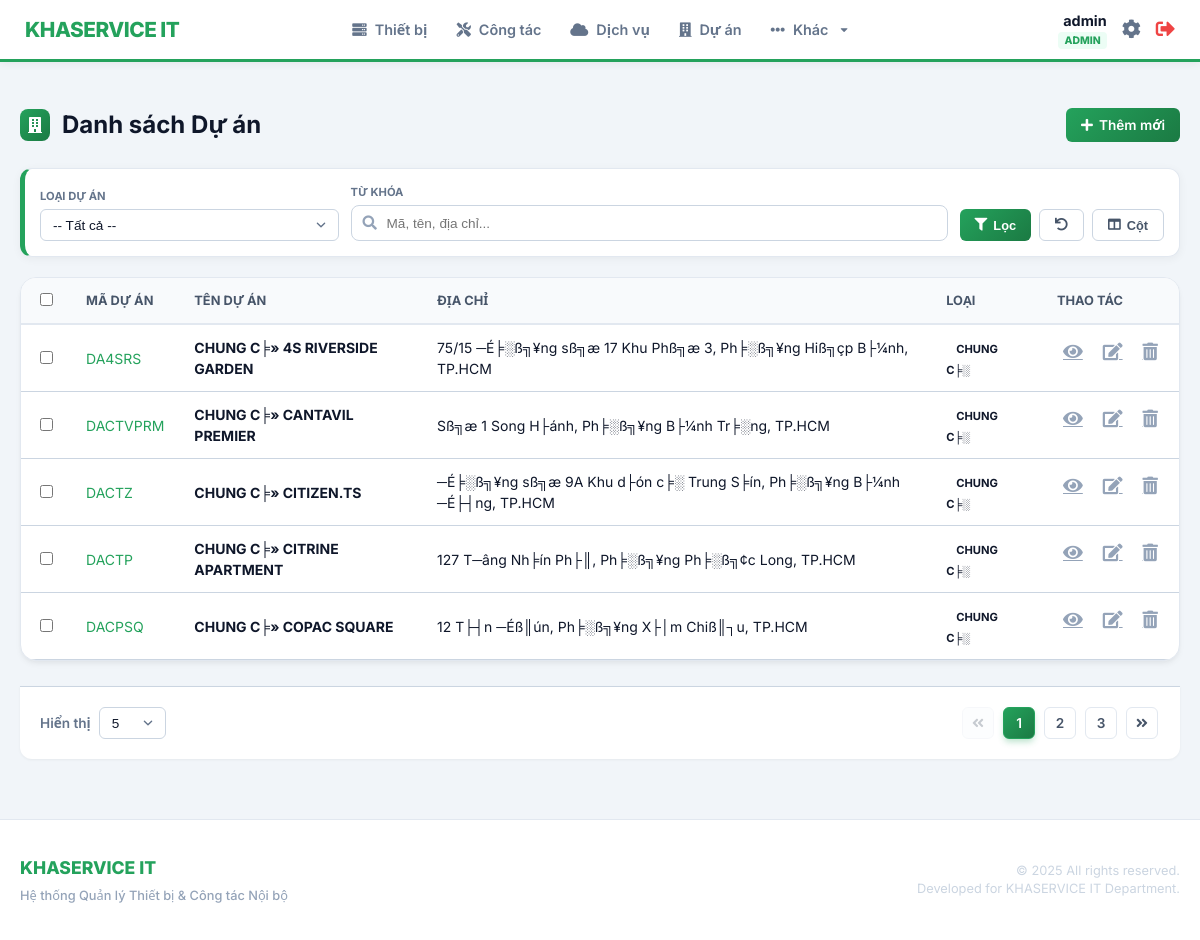
Page /index.php?page=projects/list (signed in) on the earlier database version.
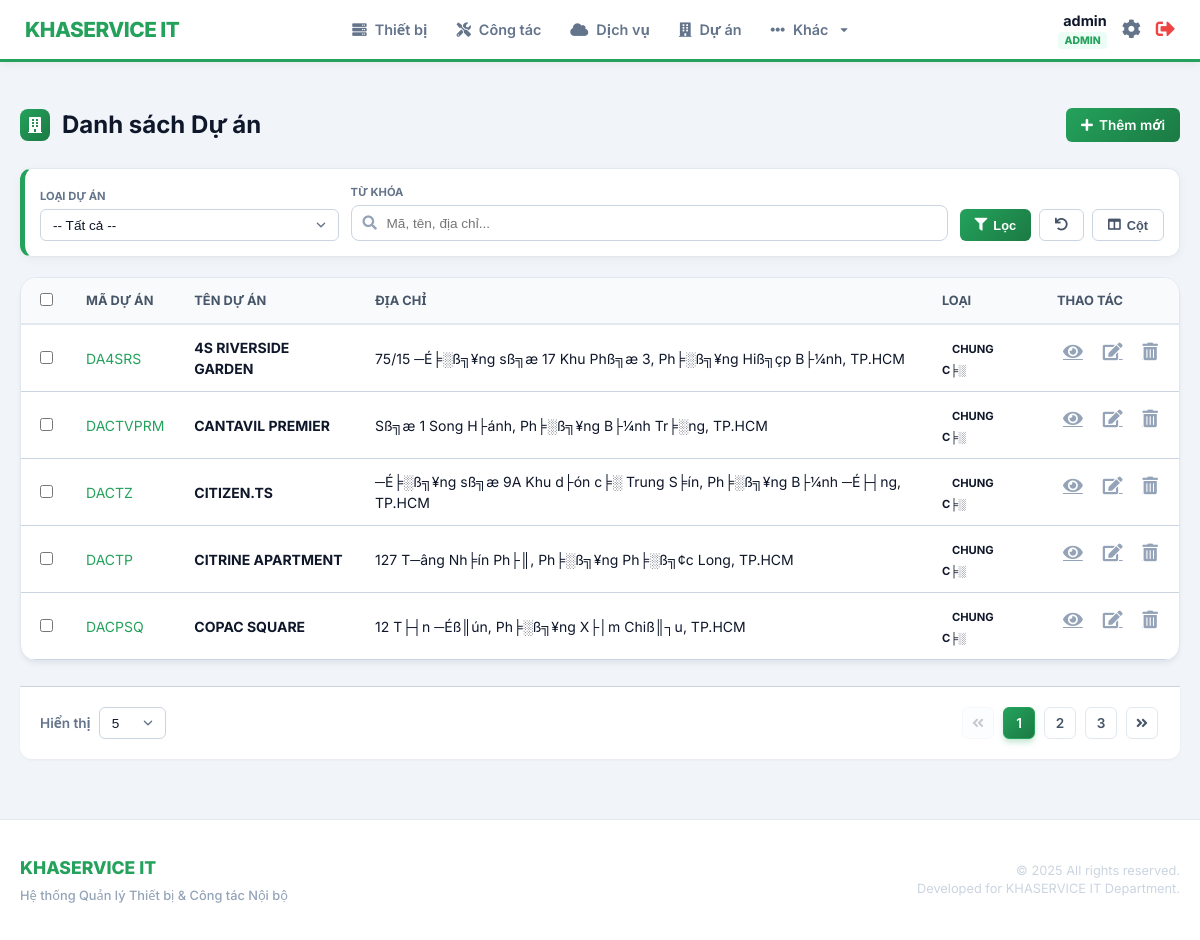
Same page on the later database version.
### tables this page shows
CREATE TABLE `projects` (
  `id` int(11) NOT NULL AUTO_INCREMENT,
  `ma_du_an` varchar(50) NOT NULL COMMENT 'M?? d??? ??n n???i b??? (VD: DA01, DA02)',
  `ten_du_an` varchar(255) NOT NULL COMMENT 'T??n d??? ??n / chung c??',
  `dia_chi_duong` varchar(255) DEFAULT NULL,
  `dia_chi_phuong_xa` varchar(100) DEFAULT NULL,
  `dia_chi_tinh_tp` varchar(100) DEFAULT NULL,
  `dia_chi` text DEFAULT NULL COMMENT '?????a ch??? d??? ??n',
  `loai_du_an` varchar(100) DEFAULT NULL COMMENT 'Lo???i d??? ??n (Chung c??, V??n ph??ng...)',
  `ghi_chu` text DEFAULT NULL COMMENT 'Ghi ch?? th??m',
  `deleted_at` timestamp NULL DEFAULT NULL,
  PRIMARY KEY (`id`)
);

### includes/auth.php (called while the page is built, shortened)
<?php
function isAdmin() {
    return isset($_SESSION['role']) && $_SESSION['role'] === 'admin';
}
function isIT() {
    return isset($_SESSION['role']) && ($_SESSION['role'] === 'it' || $_SESSION['role'] === 'admin');
}
?>

### modules/projects/list.php (the view, shortened to what the changed rows need)
<?php
$rows_per_page = (isset($_GET['limit']) && is_numeric($_GET['limit'])) ? (int)$_GET['limit'] : 5;
$current_page  = (isset($_GET['p']) && is_numeric($_GET['p'])) ? (int)$_GET['p'] : 1;
$where_clauses = ["deleted_at IS NULL"];
$where_sql = !empty($where_clauses) ? ' WHERE ' . implode(' AND ', $where_clauses) : '';
$offset = ($current_page - 1) * $rows_per_page;
$stmt = $pdo->prepare("SELECT * FROM projects $where_sql ORDER BY ten_du_an ASC LIMIT :limit OFFSET :offset");
$stmt->bindValue(':limit',  $rows_per_page, PDO::PARAM_INT);
$stmt->bindValue(':offset', $offset, PDO::PARAM_INT);
$stmt->execute();
$projects_list = $stmt->fetchAll(PDO::FETCH_ASSOC);
$all_columns = [
    'ma_du_an'   => ['label' => 'Mã Dự án', 'default' => true],
    'ten_du_an'  => ['label' => 'Tên Dự án', 'default' => true],
    'dia_chi'    => ['label' => 'Địa chỉ', 'default' => true],
    'loai_du_an' => ['label' => 'Loại', 'default' => true],
];
?>
<div class="page-header">
    <h2><i class="fas fa-building"></i> Danh sách Dự án</h2>
</div>
<form action="index.php?page=projects/export" method="POST" id="projects-form">
    <div class="table-container card">
        <table class="content-table" id="projectsTable">
            <thead>
                <tr>
                    <th width="40"><input type="checkbox" id="select-all"></th>
                    <?php foreach ($all_columns as $k => $c): ?>
                        <th data-col="<?php echo $k; ?>"><?php echo htmlspecialchars($c['label']); ?></th>
                    <?php endforeach; ?>
                    <th width="100" class="text-center">Thao tác</th>
                </tr>
            </thead>
            <tbody>
                <?php foreach ($projects_list as $p): ?>
                    <tr>
                        <td><input type="checkbox" name="ids[]" value="<?php echo $p['id']; ?>" class="row-checkbox"></td>
                        <td data-col="ma_du_an" class="font-medium text-primary"><?php echo htmlspecialchars($p['ma_du_an']); ?></td>
                        <td data-col="ten_du_an" class="font-bold"><?php echo htmlspecialchars($p['ten_du_an']); ?></td>
                        <td data-col="dia_chi">
                            <?php
                                $addr = array_filter([$p['dia_chi_duong'], $p['dia_chi_phuong_xa'], $p['dia_chi_tinh_tp']]);
                                echo htmlspecialchars(!empty($addr) ? implode(', ', $addr) : '');
                            ?>
                        </td>
                        <td data-col="loai_du_an"><span class="badge status-info"><?php echo htmlspecialchars($p['loai_du_an']); ?></span></td>
                        <td class="actions text-center">
                            <a href="index.php?page=projects/view&id=<?php echo $p['id']; ?>" class="btn-icon"><i class="fas fa-eye"></i></a>
                            <?php if(isIT()): ?>
                                <a href="index.php?page=projects/edit&id=<?php echo $p['id']; ?>" class="btn-icon"><i class="fas fa-edit"></i></a>
                                <?php if(isAdmin()): ?>
                                    <a href="index.php?page=projects/delete&id=<?php echo $p['id']; ?>" class="btn-icon delete-btn"><i class="fas fa-trash-alt"></i></a>
                                <?php endif; ?>
                            <?php endif; ?>
                        </td>
                    </tr>
                <?php endforeach; ?>
            </tbody>
        </table>
    </div>
</form>

Differences in the rows shown:
changed projects "DA4SRS": ten_du_an "CHUNG C╞» 4S RIVERSIDE GARDEN" → "4S RIVERSIDE GARDEN"
changed projects "DACTVPRM": ten_du_an "CHUNG C╞» CANTAVIL PREMIER" → "CANTAVIL PREMIER"
changed projects "DACTZ": ten_du_an "CHUNG C╞» CITIZEN.TS" → "CITIZEN.TS"
changed projects "DACTP": ten_du_an "CHUNG C╞» CITRINE APARTMENT" → "CITRINE APARTMENT"
changed projects "DACPSQ": ten_du_an "CHUNG C╞» COPAC SQUARE" → "COPAC SQUARE"
